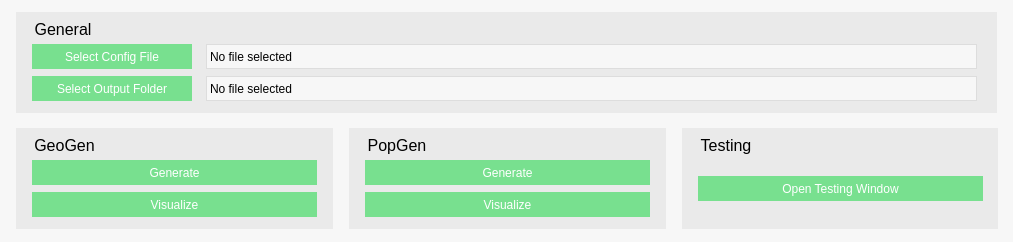
<?xml version="1.0" encoding="UTF-8"?>
<ui version="4.0">
 <class>MainWindow</class>
 <widget class="QMainWindow" name="MainWindow">
  <property name="geometry">
   <rect>
    <x>0</x>
    <y>0</y>
    <width>1013</width>
    <height>242</height>
   </rect>
  </property>
  <property name="windowTitle">
   <string>PeryiteUI</string>
  </property>
  <property name="autoFillBackground">
   <bool>false</bool>
  </property>
  <property name="styleSheet">
   <string notr="true"/>
  </property>
  <widget class="QWidget" name="centralWidget">
   <property name="enabled">
    <bool>true</bool>
   </property>
   <property name="styleSheet">
    <string notr="true">QWidget {
	font: 10pt &quot;FreeSans&quot;;
 	background-color: #f7f7f7;
}

QLabel {
 	background-color: #f7f7f7;
 	color: black;
  	border: 1px solid #dddddd;
}

QPushButton {
	background-color: #78e08f;
	color: white;
	border: none;
}

QPushButton:hover {
	background-color: #3c6382;
}

QGroupBox {
	border: none;
	background-color: #eaeaea;
	font-size: 16px;
	text-align: center;
}

QGroupBox:title {
	left: 16;
	top: 8;
}</string>
   </property>
   <widget class="QGroupBox" name="GeoGenGroup">
    <property name="geometry">
     <rect>
      <x>16</x>
      <y>128</y>
      <width>317</width>
      <height>101</height>
     </rect>
    </property>
    <property name="title">
     <string>GeoGen</string>
    </property>
    <property name="flat">
     <bool>false</bool>
    </property>
    <property name="checkable">
     <bool>false</bool>
    </property>
    <widget class="QPushButton" name="Geo_generateGeoGen">
     <property name="geometry">
      <rect>
       <x>16</x>
       <y>32</y>
       <width>285</width>
       <height>25</height>
      </rect>
     </property>
     <property name="text">
      <string>Generate</string>
     </property>
    </widget>
    <widget class="QPushButton" name="Geo_visualizeGeoGen">
     <property name="geometry">
      <rect>
       <x>16</x>
       <y>64</y>
       <width>285</width>
       <height>25</height>
      </rect>
     </property>
     <property name="text">
      <string>Visualize</string>
     </property>
    </widget>
   </widget>
   <widget class="QGroupBox" name="GeneralGroup">
    <property name="geometry">
     <rect>
      <x>16</x>
      <y>12</y>
      <width>981</width>
      <height>101</height>
     </rect>
    </property>
    <property name="title">
     <string>General</string>
    </property>
    <property name="flat">
     <bool>false</bool>
    </property>
    <property name="checkable">
     <bool>false</bool>
    </property>
    <widget class="QLabel" name="General_outputFolderLabel">
     <property name="geometry">
      <rect>
       <x>190</x>
       <y>64</y>
       <width>771</width>
       <height>25</height>
      </rect>
     </property>
     <property name="frameShape">
      <enum>QFrame::Box</enum>
     </property>
     <property name="frameShadow">
      <enum>QFrame::Plain</enum>
     </property>
     <property name="text">
      <string>No file selected</string>
     </property>
    </widget>
    <widget class="QPushButton" name="General_outputFolderSelect">
     <property name="geometry">
      <rect>
       <x>16</x>
       <y>64</y>
       <width>160</width>
       <height>25</height>
      </rect>
     </property>
     <property name="text">
      <string>Select Output Folder</string>
     </property>
    </widget>
    <widget class="QPushButton" name="General_configFileSelect">
     <property name="geometry">
      <rect>
       <x>16</x>
       <y>32</y>
       <width>160</width>
       <height>25</height>
      </rect>
     </property>
     <property name="text">
      <string>Select Config File</string>
     </property>
    </widget>
    <widget class="QLabel" name="General_configFileLabel">
     <property name="geometry">
      <rect>
       <x>190</x>
       <y>32</y>
       <width>771</width>
       <height>25</height>
      </rect>
     </property>
     <property name="frameShape">
      <enum>QFrame::Box</enum>
     </property>
     <property name="frameShadow">
      <enum>QFrame::Plain</enum>
     </property>
     <property name="text">
      <string>No file selected</string>
     </property>
    </widget>
   </widget>
   <widget class="QGroupBox" name="PopGenGroup">
    <property name="geometry">
     <rect>
      <x>349</x>
      <y>128</y>
      <width>317</width>
      <height>101</height>
     </rect>
    </property>
    <property name="title">
     <string>PopGen</string>
    </property>
    <property name="flat">
     <bool>false</bool>
    </property>
    <property name="checkable">
     <bool>false</bool>
    </property>
    <widget class="QPushButton" name="Pop_generatePopGen">
     <property name="geometry">
      <rect>
       <x>16</x>
       <y>32</y>
       <width>285</width>
       <height>25</height>
      </rect>
     </property>
     <property name="text">
      <string>Generate</string>
     </property>
    </widget>
    <widget class="QPushButton" name="Pop_visualizePopGen">
     <property name="geometry">
      <rect>
       <x>16</x>
       <y>64</y>
       <width>285</width>
       <height>25</height>
      </rect>
     </property>
     <property name="text">
      <string>Visualize</string>
     </property>
    </widget>
   </widget>
   <widget class="QGroupBox" name="TestingGroup">
    <property name="geometry">
     <rect>
      <x>682</x>
      <y>128</y>
      <width>316</width>
      <height>101</height>
     </rect>
    </property>
    <property name="title">
     <string>Testing</string>
    </property>
    <property name="flat">
     <bool>false</bool>
    </property>
    <property name="checkable">
     <bool>false</bool>
    </property>
    <widget class="QPushButton" name="openTestingWindow">
     <property name="geometry">
      <rect>
       <x>16</x>
       <y>48</y>
       <width>285</width>
       <height>25</height>
      </rect>
     </property>
     <property name="text">
      <string>Open Testing Window</string>
     </property>
    </widget>
   </widget>
  </widget>
 </widget>
 <layoutdefault spacing="6" margin="11"/>
 <resources/>
 <connections/>
</ui>
